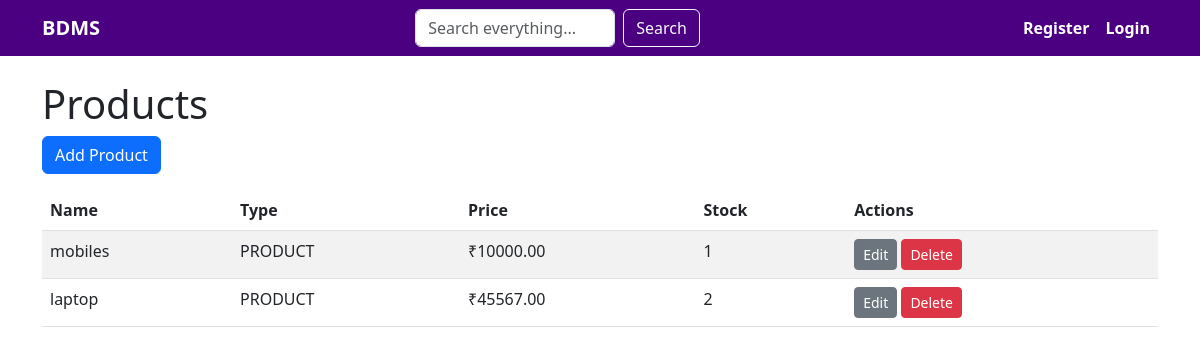
Screenshot of /products/ with the database file from the repository.
### products/models.py (models this page shows, shortened)
class products(models.Model):
    PRODUCT_TYPE = (
        ('PRODUCT','product'),
        ('SERVICE','service'),
    )
    name = models.CharField(max_length=100)
    product_type = models.CharField(max_length=100,choices=PRODUCT_TYPE)
    stock_unit = models.CharField(max_length=50,unique=True)
    price = models.DecimalField(max_digits=10,decimal_places=2)
    stock = models.IntegerField(null=True,blank=True)
    is_active = models.BooleanField(default=True)
    created_at = models.DateTimeField(auto_now_add=True)

### products/views.py (the view)
# urls.py: path('',views.product_list,name='product_list'),
def product_list(request):
    product = products.objects.filter(is_active=True)
    return render (request,'product/product_list.html',{'products':product})

### products/templates/product/product_list.html (shortened to what this page needs)
<!DOCTYPE html>
<html lang="en">
<head>
    <link href="https://cdn.jsdelivr.net/npm/bootstrap@5.3.0/dist/css/bootstrap.min.css" rel="stylesheet">
    <link rel="stylesheet" href="https://cdn.jsdelivr.net/npm/bootstrap-icons@1.10.0/font/bootstrap-icons.css">
</head>
<body>
    <nav class="navbar navbar-expand-lg navbar-dark">
        <div class="container">
            <a class="navbar-brand fw-bold text-white" href="/">BDMS</a>
            <div class="collapse navbar-collapse" id="navbarNav">
                <form class="d-flex me-3" method="get" action="/search/">
                    <input class="form-control me-2" type="search" name="q" placeholder="Search everything..." aria-label="Search" style="width: 200px;">
                    <button class="btn btn-outline-light" type="submit">Search</button>
                </form>
                <ul class="navbar-nav ms-auto">
                    {% if user.is_authenticated %}
                    <li class="nav-item">
                        <a class="nav-link fw-bold text-white" href="/accounts/profile/" title="{{ user.username }}"><i class="bi bi-person-circle"></i></a>
                    </li>
                    <li class="nav-item">
                        <a class="nav-link fw-bold text-white" href="/accounts/logout/">Logout</a>
                    </li>
                    {% else %}
                    <li class="nav-item">
                        <a class="nav-link fw-bold text-white" href="/accounts/register/">Register</a>
                    </li>
                    <li class="nav-item">
                        <a class="nav-link fw-bold text-white" href="/accounts/login/">Login</a>
                    </li>
                    {% endif %}
                </ul>
            </div>
        </div>
    </nav>
    <div class="container mt-4">
        <h1>Products</h1>
        <a href="{% url 'product_add' %}" class="btn btn-primary mb-3">Add Product</a>
        <table class="table table-striped">
            <thead>
                <tr>
                    <th>Name</th>
                    <th>Type</th>
                    <th>Price</th>
                    <th>Stock</th>
                    <th>Actions</th>
                </tr>
            </thead>
            <tbody>
                {% for product in products %}
                <tr>
                    <td>{{ product.name }}</td>
                    <td>{{ product.product_type }}</td>
                    <td>₹{{ product.price|floatformat:2 }}</td>
                    <td>{{ product.stock|default:"N/A" }}</td>
                    <td>
                        <a href="{% url 'product_edit' product.id %}" class="btn btn-sm btn-secondary">Edit</a>
                        <a href="{% url 'product_delete' product.id %}" class="btn btn-sm btn-danger" onclick="return confirm('Are you sure?');">Delete</a>
                    </td>
                </tr>
                {% endfor %}
            </tbody>
        </table>
    </div>
</body>
</html>

### products/templates/product/product_list.html (style rules this page uses)
.navbar { background-color: #4B0082 !important; }

### rows the page displays
products: name "mobiles", product_type "PRODUCT", price "10000.00", stock "1"
products: name "laptop", product_type "PRODUCT", price "45567.00", stock "2"
